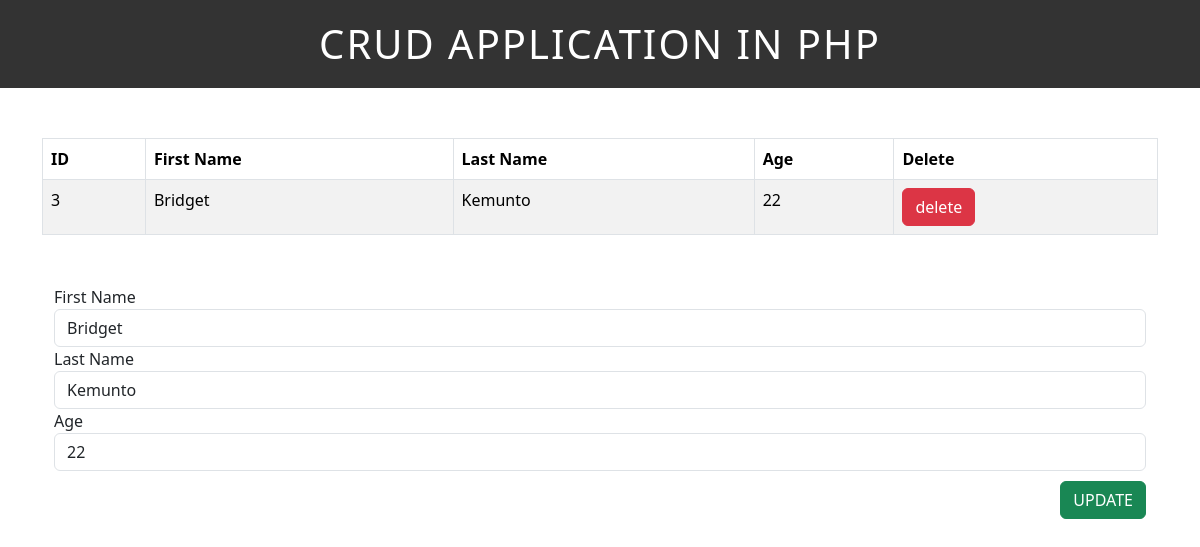
The page /update.php?id=3 on the database its author committed.
### tables this page shows
CREATE TABLE `students` (
  `id` int(11) NOT NULL,
  `first_name` varchar(255) NOT NULL,
  `last_name` varchar(255) NOT NULL,
  `age` int(11) NOT NULL
);

### update.php (the view, shortened to what this page needs)
<?php require_once("header.php"); ?>
<?php require_once("dbconn.php"); ?>
    <?php
    if(isset($_GET["id"])){
      $id = $_GET["id"];
    }
    ?>
    <table class="table table-hover table-bordered table-striped">
      <thead>
        <tr>
          <th>ID</th>
          <th>First Name</th>
          <th>Last Name</th>
          <th>Age</th>
          <th>Delete</th>
        </tr>
      </thead>
      <tbody>
        <?php
          $sql = "SELECT * FROM students WHERE id ='$id'";
          $result = mysqli_query($conn, $sql);
          if(mysqli_num_rows($result) > 0){
            while($row = mysqli_fetch_assoc($result)){
              $id = $row["id"];
              $fname = $row["first_name"];
              $lname = $row["last_name"];
              $age = $row["age"];
              ?>
              <tr>
                <td><?php echo $id; ?></td>
                <td><?php echo $fname; ?></td>
                <td><?php echo $lname; ?></td>
                <td><?php echo $age; ?></td>
                <td><a href="delete.php?id=<?php echo $id; ?>" class="btn btn-danger">delete</a></td>
              </tr>
              <?php
            }
          }
        ?>
      </tbody>
    </table>
    <div class="container">
      <form action="<?php htmlspecialchars($_SERVER["PHP_SELF"]); ?>" method="post">
        <label for="fname">First Name</label>
        <input type="text" name="fname" id="name" class="form-control" value="<?php echo $fname; ?>">
        <label for="lname">Last Name</label>
        <input type="text" name="lname" id="lastName" class="form-control" value="<?php echo $lname; ?>">
        <label for="age">Age</label>
        <input type="number" name="age" id="age" class="form-control" value="<?php echo $age; ?>">
        <input type="submit" name="update" value="UPDATE" class="btn btn-success" style="margin-top: 10px; float: right;">
      </form>
    </div>
<?php require_once("footer.php"); ?>

### style.css (style rules this page uses)
.container { margin-top: 50px; }

### rows shown on the page
students: id "3", first_name "Bridget", last_name "Kemunto", age "22", fname "Bridget", lname "Kemunto"
